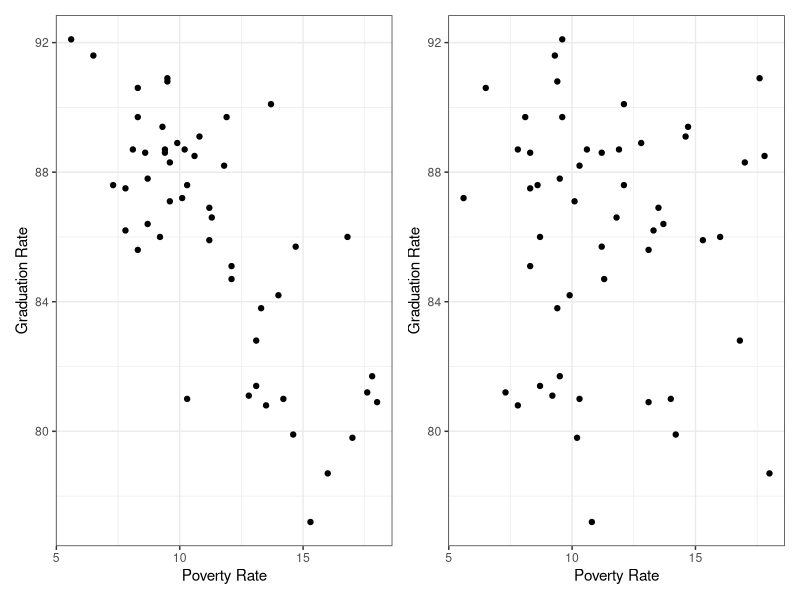
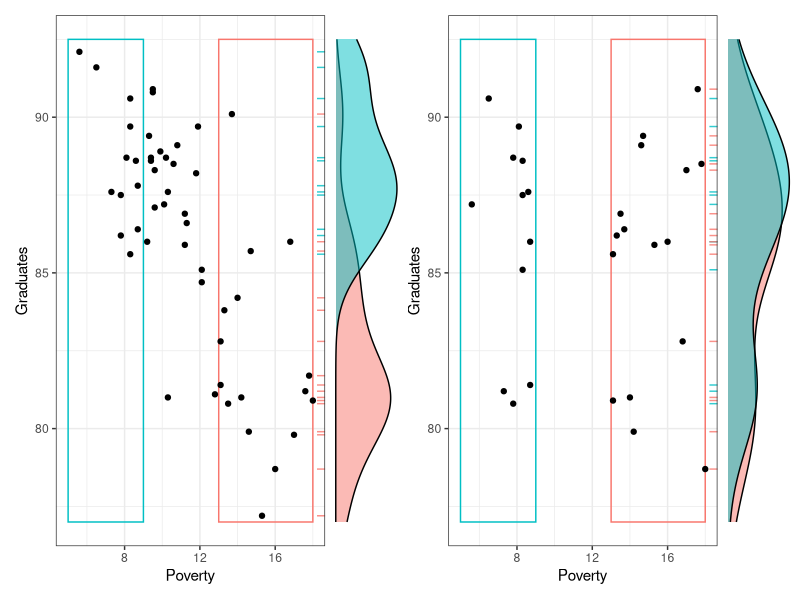
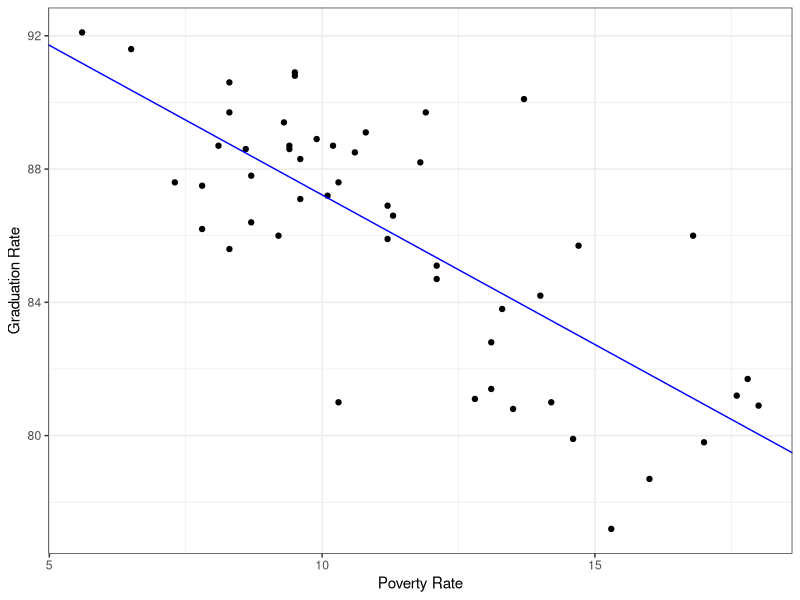
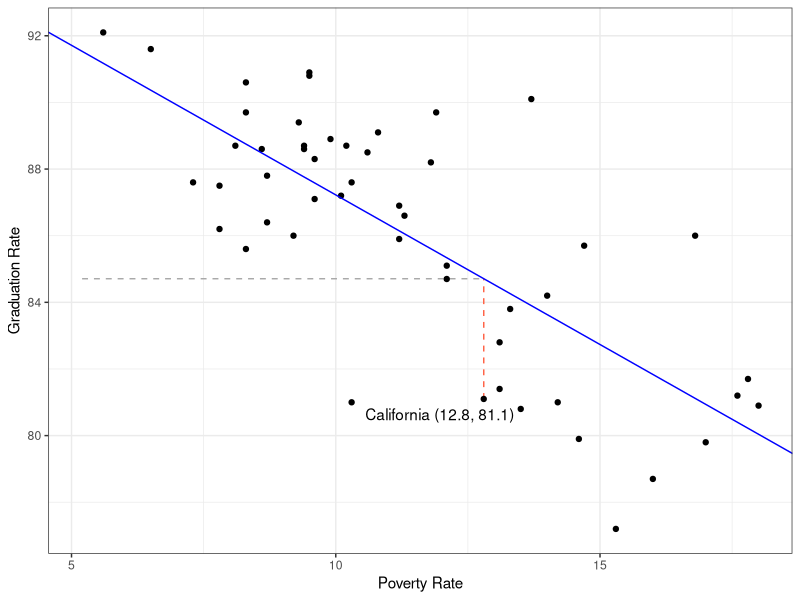

Write R code to recreate these figures, in order.
## ---- chunk 1
#| fig-height: 3
#| fig-width: 6.2
#| fig-align: center
library(tidyverse)
poverty <- read_delim("poverty.csv")

poverty <- poverty |>
  mutate(group = case_when(
    Poverty < 9 ~ "low",
    Poverty >= 9 & Poverty <= 13 ~ "med",
    Poverty > 13 ~ "hi"
  )) 

pA <- ggplot(poverty, aes(x = Poverty, 
                    y = Graduates)) +
  geom_point() +
  labs(x = "Poverty Rate",
       y = "Graduation Rate") +
  theme_bw()

set.seed(50)
poverty_shuffled <- poverty
poverty_shuffled$Graduates <- sample(poverty$Graduates)

pB <- ggplot(poverty_shuffled, aes(x = Poverty, 
                    y = Graduates)) +
  geom_point() +
  labs(x = "Poverty Rate",
       y = "Graduation Rate") +
  theme_bw()

library(patchwork)
pA + pB
## ---- chunk 2
#| fig-height: 3
#| fig-width: 7.5
#| fig-align: center

# Prepare plot on the left
poverty_2 <- poverty |>
  filter(group != "med")

p_real_densities <-  poverty_2 |>
  ggplot(aes(y = Graduates, fill = group)) +
  geom_density(alpha = .5) +
  theme_void() + 
  theme(legend.position = "none") +
  lims(y = c(77, 92.5))

p_real_scatter <- poverty |>
  ggplot(aes(x = Poverty, 
             y = Graduates)) +
  annotate("rect", xmin = 5, xmax = 9,
           ymin = 77, ymax = 92.5, alpha = .35,
           color = "#00BFC4", fill = NA) +
  annotate("rect", xmin = 13, xmax = 18,
           ymin = 77, ymax = 92.5, alpha = .35,
           color = "#F8766D", fill = NA) +
  geom_point() +
  geom_rug(data = poverty_2,
           aes(color = group), 
           alpha = .8, sides = "r") +
  theme_bw() +
  theme(legend.position = "none")

# Prepare plot on the right
poverty_shuffled_2 <- poverty_shuffled |>
  filter(group != "med")

p_shuf_densities <-  poverty_shuffled_2 |>
  ggplot(aes(y = Graduates, fill = group)) +
  geom_density(alpha = .5) +
  theme_void() + 
  theme(legend.position = "none") +
  lims(y = c(77, 92.5))

p_shuf_scatter <- poverty_shuffled_2 |>
  ggplot(aes(x = Poverty, 
             y = Graduates)) +
  annotate("rect", xmin = 5, xmax = 9,
           ymin = 77, ymax = 92.5, alpha = .35,
           color = "#00BFC4", fill = NA) +
  annotate("rect", xmin = 13, xmax = 18,
           ymin = 77, ymax = 92.5, alpha = .35,
           color = "#F8766D", fill = NA) +
  geom_point() +
  geom_rug(data = poverty_shuffled_2,
           aes(color = group), 
           alpha = .8, sides = "r") +
  theme_bw() +
  theme(legend.position = "none")

p_real_scatter + p_real_densities + 
  p_shuf_scatter + p_shuf_densities + 
  plot_layout(widths = c(4, 1, 4, 1))
## ---- chunk 3
#| echo: true
select(poverty, Graduates, Poverty)
## ---- chunk 4
#| echo: true
poverty |>
  summarize(r = cor(Poverty, Graduates))
## ---- chunk 5
#| echo: true
poverty_shuffled |>
  summarize(r = cor(Poverty, Graduates))
## ---- chunk 6
#| fig-width: 3
#| fig-height: 3
#| fig-align: center
m1 <- lm(Graduates ~ Poverty, poverty)

ggplot(poverty, aes(x = Poverty, 
                    y = Graduates)) +
  geom_point() +
  geom_abline(slope = coef(m1)[2],
              intercept = coef(m1)[1],
              color = "blue") +
  labs(x = "Poverty Rate",
       y = "Graduation Rate") +
  theme_bw()
## ---- chunk 7
#| echo: true
lm(Graduates ~ Poverty, data = poverty)
## ---- chunk 8
#| echo: true
poverty |>
  filter(State == "California") |>
  select(State, Graduates, Poverty)
## ---- chunk 9
#| echo: true
y_hat <- 96.2022 - 0.8979 * 12.8
y_hat
## ---- chunk 10
#| echo: true
81.1 - y_hat
## ---- chunk 11
#| fig-width: 4
#| fig-height: 4
#| fig-align: center
library(ggrepel)
poverty <- poverty |>
  mutate(is_ca = case_when(
    State == "California" ~ "California (12.8, 81.1)", 
    TRUE ~ ""))
ca_pred <- m1$fitted.values[poverty$State == "California"]
poverty |>
  ggplot(aes(x = Poverty, 
             y = Graduates)) +
  annotate("segment", x = 12.8, xend = 12.8, 
           y = 81.1, yend = ca_pred,
           lty = 2, color = "tomato") +
  annotate("segment", x = 5.2, xend = 12.8, 
           y = ca_pred, yend = ca_pred,
           lty = 2, color = "darkgray") +
  geom_point() +
  geom_text_repel(aes(label = is_ca)) +
  geom_abline(slope = coef(m1)[2],
              intercept = coef(m1)[1],
              color = "blue") +
  labs(x = "Poverty Rate",
       y = "Graduation Rate") +
  theme_bw()
